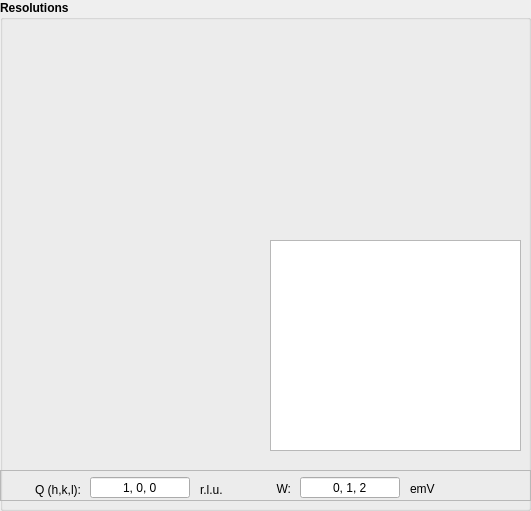
   <widget class="QGroupBox" name="groupBox">
    <property name="geometry">
     <rect>
      <x>390</x>
      <y>40</y>
      <width>531</width>
      <height>511</height>
     </rect>
    </property>
    <property name="font">
     <font>
      <weight>75</weight>
      <bold>true</bold>
     </font>
    </property>
    <property name="title">
     <string>Resolutions</string>
    </property>
    <widget class="QWidget" name="qx_w_plot_widget" native="true">
     <property name="geometry">
      <rect>
       <x>10</x>
       <y>20</y>
       <width>251</width>
       <height>221</height>
      </rect>
     </property>
     <property name="font">
      <font>
       <weight>50</weight>
       <bold>false</bold>
      </font>
     </property>
    </widget>
    <widget class="QWidget" name="qx_qy_plot_widget" native="true">
     <property name="geometry">
      <rect>
       <x>10</x>
       <y>240</y>
       <width>251</width>
       <height>221</height>
      </rect>
     </property>
     <property name="font">
      <font>
       <weight>50</weight>
       <bold>false</bold>
      </font>
     </property>
    </widget>
    <widget class="QWidget" name="qy_w_plot_widget" native="true">
     <property name="geometry">
      <rect>
       <x>270</x>
       <y>20</y>
       <width>251</width>
       <height>221</height>
      </rect>
     </property>
     <property name="font">
      <font>
       <weight>50</weight>
       <bold>false</bold>
      </font>
     </property>
     <property name="autoFillBackground">
      <bool>false</bool>
     </property>
    </widget>
    <widget class="QTextEdit" name="text_output">
     <property name="geometry">
      <rect>
       <x>270</x>
       <y>240</y>
       <width>251</width>
       <height>211</height>
      </rect>
     </property>
     <property name="font">
      <font>
       <weight>50</weight>
       <bold>false</bold>
      </font>
     </property>
    </widget>
    <widget class="QFrame" name="frame_2">
     <property name="geometry">
      <rect>
       <x>0</x>
       <y>470</y>
       <width>531</width>
       <height>31</height>
      </rect>
     </property>
     <property name="frameShape">
      <enum>QFrame::StyledPanel</enum>
     </property>
     <property name="frameShadow">
      <enum>QFrame::Sunken</enum>
     </property>
     <widget class="QLineEdit" name="w_input">
      <property name="geometry">
       <rect>
        <x>300</x>
        <y>7</y>
        <width>100</width>
        <height>21</height>
       </rect>
      </property>
      <property name="minimumSize">
       <size>
        <width>100</width>
        <height>21</height>
       </size>
      </property>
      <property name="maximumSize">
       <size>
        <width>100</width>
        <height>21</height>
       </size>
      </property>
      <property name="font">
       <font>
        <weight>50</weight>
        <bold>false</bold>
       </font>
      </property>
      <property name="text">
       <string>0, 1, 2</string>
      </property>
      <property name="alignment">
       <set>Qt::AlignCenter</set>
      </property>
     </widget>
     <widget class="QLabel" name="q_label_2">
      <property name="geometry">
       <rect>
        <x>210</x>
        <y>8</y>
        <width>81</width>
        <height>21</height>
       </rect>
      </property>
      <property name="minimumSize">
       <size>
        <width>81</width>
        <height>21</height>
       </size>
      </property>
      <property name="font">
       <font>
        <weight>50</weight>
        <bold>false</bold>
       </font>
      </property>
      <property name="text">
       <string>W:</string>
      </property>
      <property name="alignment">
       <set>Qt::AlignRight|Qt::AlignTrailing|Qt::AlignVCenter</set>
      </property>
     </widget>
     <widget class="QLabel" name="q_label">
      <property name="geometry">
       <rect>
        <x>0</x>
        <y>9</y>
        <width>81</width>
        <height>21</height>
       </rect>
      </property>
      <property name="minimumSize">
       <size>
        <width>81</width>
        <height>21</height>
       </size>
      </property>
      <property name="font">
       <font>
        <weight>50</weight>
        <bold>false</bold>
       </font>
      </property>
      <property name="text">
       <string>Q (h,k,l):</string>
      </property>
      <property name="alignment">
       <set>Qt::AlignRight|Qt::AlignTrailing|Qt::AlignVCenter</set>
      </property>
     </widget>
     <widget class="QLineEdit" name="q_input">
      <property name="geometry">
       <rect>
        <x>90</x>
        <y>7</y>
        <width>100</width>
        <height>21</height>
       </rect>
      </property>
      <property name="minimumSize">
       <size>
        <width>100</width>
        <height>21</height>
       </size>
      </property>
      <property name="maximumSize">
       <size>
        <width>100</width>
        <height>21</height>
       </size>
      </property>
      <property name="font">
       <font>
        <weight>50</weight>
        <bold>false</bold>
       </font>
      </property>
      <property name="text">
       <string>1, 0, 0</string>
      </property>
      <property name="alignment">
       <set>Qt::AlignCenter</set>
      </property>
     </widget>
     <widget class="QLabel" name="q_label_3">
      <property name="geometry">
       <rect>
        <x>410</x>
        <y>8</y>
        <width>81</width>
        <height>21</height>
       </rect>
      </property>
      <property name="minimumSize">
       <size>
        <width>81</width>
        <height>21</height>
       </size>
      </property>
      <property name="font">
       <font>
        <weight>50</weight>
        <bold>false</bold>
       </font>
      </property>
      <property name="text">
       <string>emV</string>
      </property>
      <property name="alignment">
       <set>Qt::AlignLeading|Qt::AlignLeft|Qt::AlignVCenter</set>
      </property>
     </widget>
     <widget class="QLabel" name="q_label_4">
      <property name="geometry">
       <rect>
        <x>200</x>
        <y>9</y>
        <width>81</width>
        <height>21</height>
       </rect>
      </property>
      <property name="minimumSize">
       <size>
        <width>81</width>
        <height>21</height>
       </size>
      </property>
      <property name="font">
       <font>
        <weight>50</weight>
        <bold>false</bold>
       </font>
      </property>
      <property name="text">
       <string>r.l.u.</string>
      </property>
      <property name="alignment">
       <set>Qt::AlignLeading|Qt::AlignLeft|Qt::AlignVCenter</set>
      </property>
     </widget>
    </widget>
   </widget>
